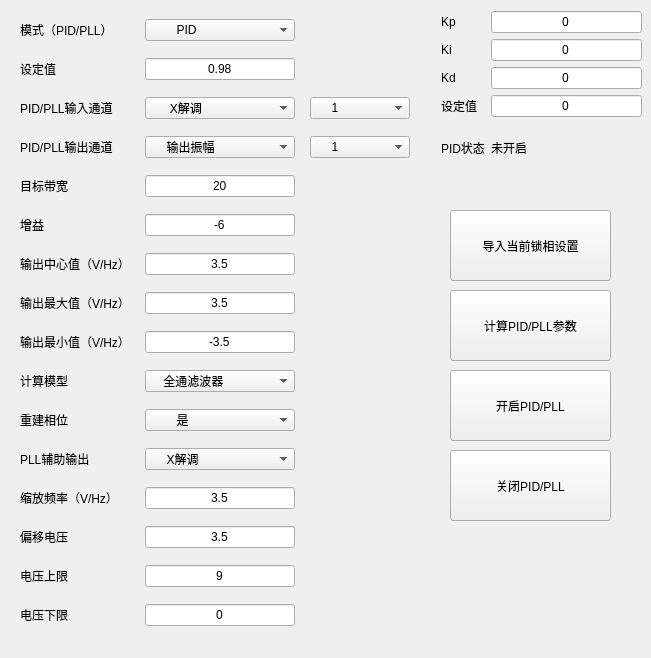
       <widget class="QWidget" name="tab_pid_channel_4">
        <attribute name="title">
         <string>通道4</string>
        </attribute>
        <widget class="QPushButton" name="pushButton_open_pid_4">
         <property name="geometry">
          <rect>
           <x>450</x>
           <y>370</y>
           <width>161</width>
           <height>71</height>
          </rect>
         </property>
         <property name="text">
          <string>开启PID/PLL</string>
         </property>
        </widget>
        <widget class="QPushButton" name="pushButton_calculate_pid_4">
         <property name="geometry">
          <rect>
           <x>450</x>
           <y>290</y>
           <width>161</width>
           <height>71</height>
          </rect>
         </property>
         <property name="text">
          <string>计算PID/PLL参数</string>
         </property>
        </widget>
        <widget class="QPushButton" name="pushButton_load_labone_setting_4">
         <property name="geometry">
          <rect>
           <x>450</x>
           <y>210</y>
           <width>161</width>
           <height>71</height>
          </rect>
         </property>
         <property name="text">
          <string>导入当前锁相设置</string>
         </property>
        </widget>
        <widget class="QPushButton" name="pushButton_close_pid_4">
         <property name="geometry">
          <rect>
           <x>450</x>
           <y>450</y>
           <width>161</width>
           <height>71</height>
          </rect>
         </property>
         <property name="text">
          <string>关闭PID/PLL</string>
         </property>
        </widget>
        <widget class="QLabel" name="label_none_4">
         <property name="geometry">
          <rect>
           <x>329</x>
           <y>281</y>
           <width>16</width>
           <height>17</height>
          </rect>
         </property>
         <property name="text">
          <string/>
         </property>
        </widget>
        <widget class="QWidget" name="layoutWidget">
         <property name="geometry">
          <rect>
           <x>441</x>
           <y>11</y>
           <width>201</width>
           <height>161</height>
          </rect>
         </property>
         <layout class="QGridLayout" name="gridLayout_6">
          <item row="0" column="0">
           <widget class="QLabel" name="label_kp_channel_4">
            <property name="text">
             <string>Kp</string>
            </property>
           </widget>
          </item>
          <item row="0" column="1">
           <widget class="QLineEdit" name="lineEdit_kp_channel_4">
            <property name="text">
             <string>0</string>
            </property>
            <property name="alignment">
             <set>Qt::AlignCenter</set>
            </property>
           </widget>
          </item>
          <item row="1" column="0">
           <widget class="QLabel" name="label_ki_channel_4">
            <property name="sizePolicy">
             <sizepolicy hsizetype="Fixed" vsizetype="Preferred">
              <horstretch>0</horstretch>
              <verstretch>0</verstretch>
             </sizepolicy>
            </property>
            <property name="text">
             <string>Ki</string>
            </property>
           </widget>
          </item>
          <item row="1" column="1">
           <widget class="QLineEdit" name="lineEdit_ki_channel_4">
            <property name="text">
             <string>0</string>
            </property>
            <property name="alignment">
             <set>Qt::AlignCenter</set>
            </property>
           </widget>
          </item>
          <item row="2" column="0">
           <widget class="QLabel" name="label_kd_channel_4">
            <property name="text">
             <string>Kd   </string>
            </property>
           </widget>
          </item>
          <item row="2" column="1">
           <widget class="QLineEdit" name="lineEdit_kd_channel_4">
            <property name="text">
             <string>0</string>
            </property>
            <property name="alignment">
             <set>Qt::AlignCenter</set>
            </property>
           </widget>
          </item>
          <item row="3" column="0">
           <widget class="QLabel" name="label_setpoint_data_channel_4">
            <property name="text">
             <string>设定值</string>
            </property>
           </widget>
          </item>
          <item row="3" column="1">
           <widget class="QLineEdit" name="lineEdit_setpoint_data_channel_4">
            <property name="text">
             <string>0</string>
            </property>
            <property name="alignment">
             <set>Qt::AlignCenter</set>
            </property>
           </widget>
          </item>
          <item row="4" column="0">
           <widget class="QLabel" name="label_pid_state_4">
            <property name="text">
             <string>PID状态</string>
            </property>
           </widget>
          </item>
          <item row="4" column="1">
           <widget class="QLabel" name="label_pid_state_state_4">
            <property name="text">
             <string>未开启</string>
            </property>
           </widget>
          </item>
         </layout>
        </widget>
        <widget class="QWidget" name="layoutWidget">
         <property name="geometry">
          <rect>
           <x>11</x>
           <y>8</y>
           <width>411</width>
           <height>641</height>
          </rect>
         </property>
         <layout class="QGridLayout" name="gridLayout_2">
          <item row="0" column="0">
           <widget class="QLabel" name="label_pid_mode_channel_4">
            <property name="text">
             <string>模式（PID/PLL）</string>
            </property>
           </widget>
          </item>
          <item row="0" column="1">
           <widget class="QComboBox" name="comboBox_pid_mode_channel_4">
            <property name="sizePolicy">
             <sizepolicy hsizetype="Preferred" vsizetype="Fixed">
              <horstretch>0</horstretch>
              <verstretch>0</verstretch>
             </sizepolicy>
            </property>
            <property name="maximumSize">
             <size>
              <width>150</width>
              <height>16777215</height>
             </size>
            </property>
            <item>
             <property name="text">
              <string>        PID</string>
             </property>
            </item>
            <item>
             <property name="text">
              <string>        PLL</string>
             </property>
            </item>
           </widget>
          </item>
          <item row="1" column="0">
           <widget class="QLabel" name="label_pid_setpoint_channel_4">
            <property name="text">
             <string>设定值</string>
            </property>
           </widget>
          </item>
          <item row="1" column="1">
           <widget class="QLineEdit" name="lineEdit_setpoint_channel_4">
            <property name="sizePolicy">
             <sizepolicy hsizetype="Preferred" vsizetype="Fixed">
              <horstretch>0</horstretch>
              <verstretch>0</verstretch>
             </sizepolicy>
            </property>
            <property name="maximumSize">
             <size>
              <width>150</width>
              <height>16777215</height>
             </size>
            </property>
            <property name="text">
             <string>0.98</string>
            </property>
            <property name="alignment">
             <set>Qt::AlignCenter</set>
            </property>
           </widget>
          </item>
          <item row="2" column="0">
           <widget class="QLabel" name="label_pid_inputchannel_channel_4">
            <property name="text">
             <string>PID/PLL输入通道</string>
            </property>
           </widget>
          </item>
          <item row="2" column="1">
           <widget class="QComboBox" name="comboBox_pid_inputchannel_channel_4">
            <property name="sizePolicy">
             <sizepolicy hsizetype="Preferred" vsizetype="Fixed">
              <horstretch>0</horstretch>
              <verstretch>0</verstretch>
             </sizepolicy>
            </property>
            <property name="maximumSize">
             <size>
              <width>150</width>
              <height>16777215</height>
             </size>
            </property>
            <item>
             <property name="text">
              <string>      X解调</string>
             </property>
            </item>
            <item>
             <property name="text">
              <string>      Y解调</string>
             </property>
            </item>
            <item>
             <property name="text">
              <string>      R解调</string>
             </property>
            </item>
            <item>
             <property name="text">
              <string>      θ解调</string>
             </property>
            </item>
            <item>
             <property name="text">
              <string>    辅助输入</string>
             </property>
            </item>
            <item>
             <property name="text">
              <string>    辅助输出</string>
             </property>
            </item>
           </widget>
          </item>
          <item row="2" column="2">
           <widget class="QComboBox" name="comboBox_pid_inputchannel_number_channel_4">
            <property name="sizePolicy">
             <sizepolicy hsizetype="Preferred" vsizetype="Fixed">
              <horstretch>0</horstretch>
              <verstretch>0</verstretch>
             </sizepolicy>
            </property>
            <property name="maximumSize">
             <size>
              <width>100</width>
              <height>16777215</height>
             </size>
            </property>
            <item>
             <property name="text">
              <string>     1           </string>
             </property>
            </item>
            <item>
             <property name="text">
              <string>     2</string>
             </property>
            </item>
            <item>
             <property name="text">
              <string>     3</string>
             </property>
            </item>
            <item>
             <property name="text">
              <string>     4</string>
             </property>
            </item>
           </widget>
          </item>
          <item row="3" column="0">
           <widget class="QLabel" name="label_pid_outputchannel_channel_4">
            <property name="text">
             <string>PID/PLL输出通道</string>
            </property>
           </widget>
          </item>
          <item row="3" column="1">
           <widget class="QComboBox" name="comboBox_pid_outputchannel_channel_4">
            <property name="sizePolicy">
             <sizepolicy hsizetype="Preferred" vsizetype="Fixed">
              <horstretch>0</horstretch>
              <verstretch>0</verstretch>
             </sizepolicy>
            </property>
            <property name="maximumSize">
             <size>
              <width>150</width>
              <height>16777215</height>
             </size>
            </property>
            <item>
             <property name="text">
              <string>     输出振幅</string>
             </property>
            </item>
            <item>
             <property name="text">
              <string>     振荡频率</string>
             </property>
            </item>
            <item>
             <property name="text">
              <string>     解调相位</string>
             </property>
            </item>
            <item>
             <property name="text">
              <string>     辅助输出</string>
             </property>
            </item>
            <item>
             <property name="text">
              <string>     信号输出</string>
             </property>
            </item>
            <item>
             <property name="text">
              <string/>
             </property>
            </item>
           </widget>
          </item>
          <item row="3" column="2">
           <widget class="QComboBox" name="comboBox_pid_outputchannel_number_channel_4">
            <property name="maximumSize">
             <size>
              <width>100</width>
              <height>16777215</height>
             </size>
            </property>
            <item>
             <property name="text">
              <string>     1</string>
             </property>
            </item>
            <item>
             <property name="text">
              <string>     2</string>
             </property>
            </item>
            <item>
             <property name="text">
              <string>     3</string>
             </property>
            </item>
            <item>
             <property name="text">
              <string>     4</string>
             </property>
            </item>
           </widget>
          </item>
          <item row="4" column="0">
           <widget class="QLabel" name="label_pid_targetbw_channel_4">
            <property name="sizePolicy">
             <sizepolicy hsizetype="Fixed" vsizetype="Preferred">
              <horstretch>0</horstretch>
              <verstretch>0</verstretch>
             </sizepolicy>
            </property>
            <property name="text">
             <string>目标带宽         </string>
            </property>
           </widget>
          </item>
          <item row="4" column="1">
           <widget class="QLineEdit" name="lineEdit_targetbw_channel_4">
            <property name="sizePolicy">
             <sizepolicy hsizetype="Preferred" vsizetype="Fixed">
              <horstretch>0</horstretch>
              <verstretch>0</verstretch>
             </sizepolicy>
            </property>
            <property name="maximumSize">
             <size>
              <width>150</width>
              <height>16777215</height>
             </size>
            </property>
            <property name="text">
             <string>20</string>
            </property>
            <property name="alignment">
             <set>Qt::AlignCenter</set>
            </property>
           </widget>
          </item>
          <item row="5" column="0">
           <widget class="QLabel" name="label_pid_gain_channle_4">
            <property name="text">
             <string>增益</string>
            </property>
           </widget>
          </item>
          <item row="5" column="1">
           <widget class="QLineEdit" name="lineEdit_gain_channel_4">
            <property name="sizePolicy">
             <sizepolicy hsizetype="Preferred" vsizetype="Fixed">
              <horstretch>0</horstretch>
              <verstretch>0</verstretch>
             </sizepolicy>
            </property>
            <property name="maximumSize">
             <size>
              <width>150</width>
              <height>16777215</height>
             </size>
            </property>
            <property name="text">
             <string>-6</string>
            </property>
            <property name="alignment">
             <set>Qt::AlignCenter</set>
            </property>
           </widget>
          </item>
          <item row="6" column="0">
           <widget class="QLabel" name="label_pid_output_center_channel_4">
            <property name="text">
             <string>输出中心值（V/Hz）</string>
            </property>
           </widget>
          </item>
          <item row="6" column="1">
           <widget class="QLineEdit" name="lineEdit_center_channel_4">
            <property name="maximumSize">
             <size>
              <width>150</width>
              <height>16777215</height>
             </size>
            </property>
            <property name="text">
             <string>3.5</string>
            </property>
            <property name="alignment">
             <set>Qt::AlignCenter</set>
            </property>
           </widget>
          </item>
          <item row="7" column="0">
           <widget class="QLabel" name="label_pid_output_upper_channel_4">
            <property name="text">
             <string>输出最大值（V/Hz）</string>
            </property>
           </widget>
          </item>
          <item row="7" column="1">
           <widget class="QLineEdit" name="lineEdit_upper_channel_4">
            <property name="maximumSize">
             <size>
              <width>150</width>
              <height>16777215</height>
             </size>
            </property>
            <property name="text">
             <string>3.5</string>
            </property>
            <property name="alignment">
             <set>Qt::AlignCenter</set>
            </property>
           </widget>
          </item>
          <item row="8" column="0">
           <widget class="QLabel" name="label_pid_output_lower_channel_4">
            <property name="text">
             <string>输出最小值（V/Hz）</string>
            </property>
           </widget>
          </item>
          <item row="8" column="1">
           <widget class="QLineEdit" name="lineEdit_lower_channel_4">
            <property name="maximumSize">
             <size>
              <width>150</width>
              <height>16777215</height>
             </size>
            </property>
            <property name="text">
             <string>-3.5</string>
            </property>
            <property name="alignment">
             <set>Qt::AlignCenter</set>
            </property>
           </widget>
          </item>
          <item row="9" column="0">
           <widget class="QLabel" name="label_pid_calculate_module_channel_4">
            <property name="text">
             <string>计算模型</string>
            </property>
           </widget>
          </item>
          <item row="9" column="1">
           <widget class="QComboBox" name="comboBox_pid_module_channel_4">
            <property name="maximumSize">
             <size>
              <width>150</width>
              <height>16777215</height>
             </size>
            </property>
            <item>
             <property name="text">
              <string>    全通滤波器</string>
             </property>
            </item>
            <item>
             <property name="text">
              <string>  一阶低通滤波</string>
             </property>
            </item>
            <item>
             <property name="text">
              <string>  二阶低通滤波</string>
             </property>
            </item>
            <item>
             <property name="text">
              <string>    谐振器频率</string>
             </property>
            </item>
            <item>
             <property name="text">
              <string>       锁相环</string>
             </property>
            </item>
            <item>
             <property name="text">
              <string>        VCO</string>
             </property>
            </item>
            <item>
             <property name="text">
              <string>    谐振器振幅</string>
             </property>
            </item>
           </widget>
          </item>
          <item row="10" column="0">
           <widget class="QLabel" name="label_pid_phaseunwrap_4">
            <property name="text">
             <string>重建相位</string>
            </property>
           </widget>
          </item>
          <item row="10" column="1">
           <widget class="QComboBox" name="comboBox_pid_phaseunwrap_4">
            <item>
             <property name="text">
              <string>        是</string>
             </property>
            </item>
            <item>
             <property name="text">
              <string>        否</string>
             </property>
            </item>
           </widget>
          </item>
          <item row="11" column="0">
           <widget class="QLabel" name="label_pid_aux_PLL_4">
            <property name="text">
             <string>PLL辅助输出</string>
            </property>
           </widget>
          </item>
          <item row="11" column="1">
           <widget class="QComboBox" name="comboBox_pid_aux_PLL_4">
            <item>
             <property name="text">
              <string>     X解调</string>
             </property>
            </item>
            <item>
             <property name="text">
              <string>     Y解调</string>
             </property>
            </item>
            <item>
             <property name="text">
              <string>     R解调</string>
             </property>
            </item>
            <item>
             <property name="text">
              <string>     θ解调</string>
             </property>
            </item>
            <item>
             <property name="text">
              <string>    PID输出</string>
             </property>
            </item>
            <item>
             <property name="text">
              <string>   PID Shift</string>
             </property>
            </item>
            <item>
             <property name="text">
              <string>   PID Error</string>
             </property>
            </item>
            <item>
             <property name="text">
              <string>  TU filtered</string>
             </property>
            </item>
            <item>
             <property name="text">
              <string>  TU Output</string>
             </property>
            </item>
            <item>
             <property name="text">
              <string>   Manual</string>
             </property>
            </item>
           </widget>
          </item>
          <item row="12" column="0">
           <widget class="QLabel" name="label_pid_output_scale_vol_4">
            <property name="text">
             <string>缩放频率（V/Hz）</string>
            </property>
           </widget>
          </item>
          <item row="12" column="1">
           <widget class="QLineEdit" name="lineEdit_pid_scale_vol_4">
            <property name="maximumSize">
             <size>
              <width>150</width>
              <height>16777215</height>
             </size>
            </property>
            <property name="text">
             <string>3.5</string>
            </property>
            <property name="alignment">
             <set>Qt::AlignCenter</set>
            </property>
           </widget>
          </item>
          <item row="13" column="0">
           <widget class="QLabel" name="label_pid_aux_offset_max_4">
            <property name="text">
             <string>偏移电压</string>
            </property>
           </widget>
          </item>
          <item row="13" column="1">
           <widget class="QLineEdit" name="lineEdit_aux_offset_4">
            <property name="maximumSize">
             <size>
              <width>150</width>
              <height>16777215</height>
             </size>
            </property>
            <property name="text">
             <string>3.5</string>
            </property>
            <property name="alignment">
             <set>Qt::AlignCenter</set>
            </property>
           </widget>
          </item>
          <item row="14" column="0">
           <widget class="QLabel" name="label_pid_aux_max_4">
            <property name="text">
             <string>电压上限</string>
            </property>
           </widget>
          </item>
          <item row="14" column="1">
           <widget class="QLineEdit" name="lineEdit_aux_offset_max_4">
            <property name="maximumSize">
             <size>
              <width>150</width>
              <height>16777215</height>
             </size>
            </property>
            <property name="text">
             <string>9</string>
            </property>
            <property name="alignment">
             <set>Qt::AlignCenter</set>
            </property>
           </widget>
          </item>
          <item row="15" column="0">
           <widget class="QLabel" name="label_pid_aux_offset_min_4">
            <property name="text">
             <string>电压下限</string>
            </property>
           </widget>
          </item>
          <item row="15" column="1">
           <widget class="QLineEdit" name="lineEdit_aux_offset_min_4">
            <property name="maximumSize">
             <size>
              <width>150</width>
              <height>16777215</height>
             </size>
            </property>
            <property name="text">
             <string>0</string>
            </property>
            <property name="alignment">
             <set>Qt::AlignCenter</set>
            </property>
           </widget>
          </item>
         </layout>
        </widget>
       </widget>
